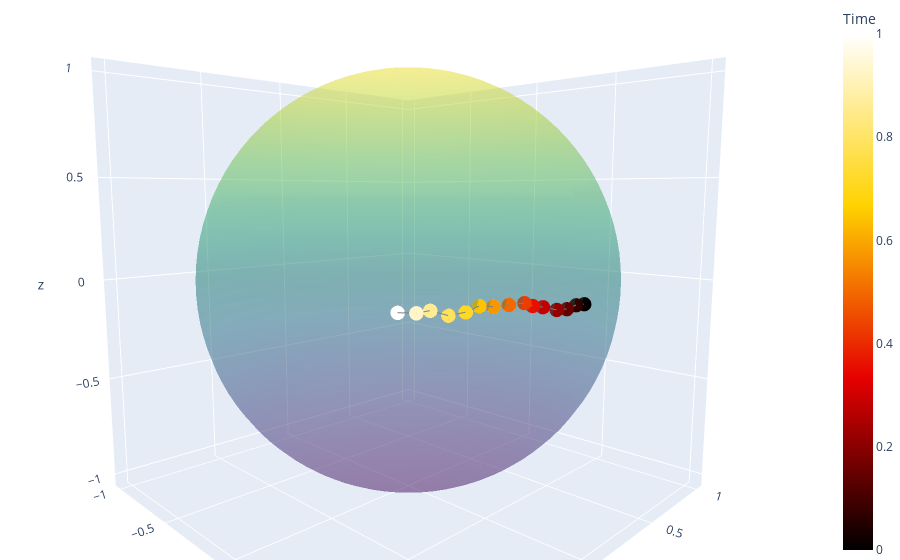

The code cell stored with this chart in its notebook:
### Markdown cell above
We can show the evolution of the integrated rotation by showing how it transforms the point (1,0,0) on the sphere.

### Code cell
import plotly.graph_objects as go
phi, theta = np.meshgrid(np.linspace(0, np.pi, 50), np.linspace(0, 2 * np.pi, 50))
fig = go.Figure(go.Surface(
    x=np.sin(phi) * np.cos(theta), y=np.sin(phi) * np.sin(theta), z=np.cos(phi),
    opacity=0.3, colorscale='Viridis', showscale=False
))
etas_np = np.array([R.matrix()[:,0] for R in rotations])
time_steps = np.linspace(0, 1, len(etas_np))  # Normalize time steps between 0 and 1
colors = time_steps  # Use time steps as color values

fig.add_trace(go.Scatter3d(
    x=etas_np[:, 0], y=etas_np[:, 1], z=etas_np[:, 2],
    mode='markers+lines',
    marker=dict(size=5, color=colors, colorscale='Hot', colorbar=dict(title='Time')),
    line=dict(color='grey')
))
fig.update_layout(scene_camera=dict(eye=dict(x=1.1, y=-1.1, z=0.2)), margin=dict(l=0, r=0, t=0, b=0))
fig.show()

### Figure 1 — Plotly figure (JSON) as saved in the notebook; plotly's stock layout.template omitted (floating-point values rounded to 4 significant figures; data arrays with more than 128 entries replaced by an {"elided": "..."} marker saying what was removed)
{"data": [{"colorscale": [[0, "#440154"], [0.1111, "#482878"], [0.2222, "#3e4989"], [0.3333, "#31688e"], [0.4444, "#26828e"], [0.5556, "#1f9e89"], [0.6667, "#35b779"], [0.7778, "#6ece58"], [0.8889, "#b5de2b"], [1, "#fde725"]], "opacity": 0.3, "showscale": false, "type": "surface", "x": {"elided": "50x50 float values"}, "y": {"elided": "50x50 float values"}, "z": {"elided": "50x50 float values"}}, {"line": {"color": "grey"}, "marker": {"color": [0, 0.07143, 0.1429, 0.2143, 0.2857, 0.3571, 0.4286, 0.5, 0.5714, 0.6429, 0.7143, 0.7857, 0.8571, 0.9286, 1], "colorbar": {"title": {"text": "Time"}}, "colorscale": [[0, "rgb(0,0,0)"], [0.3333, "rgb(230,0,0)"], [0.6667, "rgb(255,210,0)"], [1, "rgb(255,255,255)"]], "size": 5}, "mode": "markers+lines", "type": "scatter3d", "x": [0.9991, 0.9954, 0.9887, 0.979, 0.9629, 0.9489, 0.9367, 0.9125, 0.8858, 0.8598, 0.8339, 0.7981, 0.758, 0.7259, 0.6798], "y": [-0.04351, -0.09575, -0.1498, -0.2037, -0.2697, -0.3149, -0.3485, -0.408, -0.4633, -0.5096, -0.5518, -0.6025, -0.6519, -0.6877, -0.7333], "z": [0.001274, 0.002953, -0.006262, -0.003742, 0.01252, 0.02069, 0.03357, 0.03091, 0.02802, 0.03244, 0.01242, 0.002796, 0.0212, 0.01276, 0.01428]}], "layout": {"margin": {"b": 0, "l": 0, "r": 0, "t": 0}, "scene": {"camera": {"eye": {"x": 1.1, "y": -1.1, "z": 0.2}}}}}
